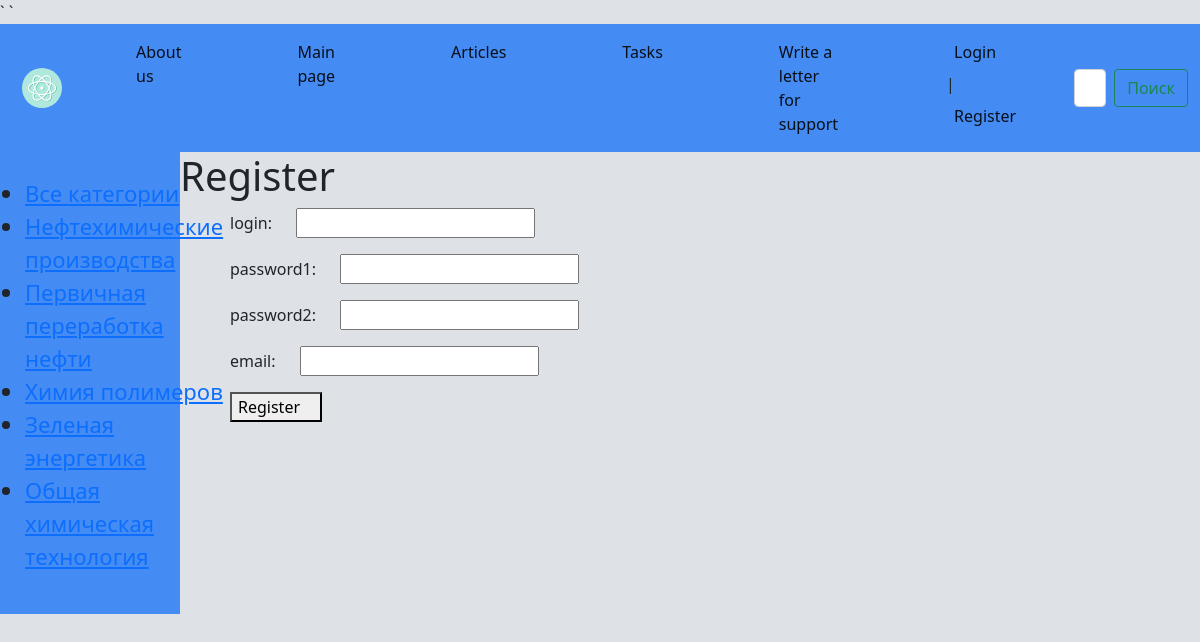
Page /registration/ on the committed database.
### basicchem/models.py (models this page shows, shortened)
class Category(models.Model):
    name = models.CharField(max_length=255, db_index=True)
    slug = models.SlugField(max_length=255, unique=True, db_index=True, verbose_name='URL')
    def get_absolute_url(self):
        return reverse('category', kwargs={'cat_slug': self.slug})

### basicchem/views.py (the view, shortened to what this page needs)
# urls.py: path('registration/', RegisterUser.as_view(), name='registration'),
class RegisterUser(DataMixin, CreateView):
    form_class = RegisterUserForm
    template_name = 'Basicchem/register.html'
    success_url = reverse_lazy('login')
    def get_context_data(self, *, object_list=None, **kwargs):
        context = super().get_context_data(**kwargs)
        c_def = self.get_user_context(title='Register')
        return dict(list(context.items()) + list(c_def.items()))

### basicchem/forms.py
class RegisterUserForm(UserCreationForm):
    username = forms.CharField(label='login', widget=forms.TextInput(attrs={'class': 'form-input'}))
    password1 = forms.CharField(label='password1', widget=forms.PasswordInput(attrs={'class': 'form-input'}))
    password2 = forms.CharField(label='password2', widget=forms.PasswordInput(attrs={'class': 'form-input'}))
    email = forms.CharField(label='email', widget=forms.EmailInput(attrs={'class': 'form-input'}))
    class Meta:
        model = User
        fields = ('username', 'password1', 'password2', 'email')

### basicchem/utils.py (called while the page is built)
    def get_user_context(self, **kwargs):
            context = kwargs
            cats = Category.objects.all()
            user_menu = menu.copy()
            if not self.request.user.is_authenticated:
                    user_menu.pop(4)
            context['menu'] = user_menu
            context['cats'] = cats
            return context

### basicchem/templates/Basicchem/register.html (shortened to what this page needs)
{%  extends 'Basicchem/base.html' %}
{%  block content %}
<h1>{{ title }}</h1>
<form method="post" enctype="multipart/form-data">
    {% for f in form %}
    <p> <label class="form_label" for="{{ f.id_for_label }}"> {{ f.label }}: </label> {{ f }} </p>
    {% endfor %}
      <button class='form_label' type="submit">Register</button>
</form>
{% endblock content %}

### basicchem/templates/Basicchem/base.html (shortened to what this page needs)
{% load static %}
<!DOCTYPE html>
<html lang="RU-EN">
<head>
    <link type="text/css" href="{% static 'basicchem/css/CSSbase1.css' %}" rel="stylesheet" />
	<link href="https://cdn.jsdelivr.net/npm/bootstrap@5.0.2/dist/css/bootstrap.min.css" rel="stylesheet">
</head>
<body  style="background-color: #DEE2E7;">
<div>
		<nav class="navbar navbar-expand-lg navbar-light" style="background-color: #448CF3;">
			<div class="container-fluid">
				<a class="navbar-brand" href="{% url 'home' %}"><img class = "navbarbrand" src="{% static 'basicchem/images/icon.svg' %}"> </a>
				<div class="collapse navbar-collapse" id="navbarSupportedContent">
                    {% block mainmenu %}
                    <ul class="navbar-nav me-auto mb-2 mb-lg-0">
						{% for m in menu %}
                        <li class="nav-item">
							<a class="nav-link active" aria-current="page" href="{%  url m.url_name %}">{{ m.title }}</a>
						</li>
                        {% endfor %}
                        {% if request.user.is_authenticated %}
                        <li class="nav-item" class="nav-link active" aria-current="page"> {{ user.username }}</li> | <a class="nav-link active" aria-current="page" href ="{% url 'logout' %}"> Logout</a>
					    {% else %}
					    <li class="nav-item"><a class="nav-link active" aria-current="page" href="{% url 'login' %}"> Login</a> | <a class="nav-link active" aria-current="page" href ="{% url 'registration' %}"> Register</a>
                        </li>
                        {% endif %}
                    </ul>
                    {% endblock mainmenu %}
					<form class="d-flex">
						<input class="form-control me-2" type="search" placeholder="Поиск по сайту" aria-label="Search">
						<button class="btn btn-outline-success" type="submit">Поиск</button>
					</form>
				</div>
			</div>
		</nav>
<div class="wrapper">
    {% load cache %}
    <nav id="sidebar">
        <ul class="list-unstyledcomponents">
            {% cache 500 sidebar %}
{% if cat_selected == 0 %}
            <li class="selected">Все категории</li>
{% else %}
            <li><a href={%  url "home" %}>Все категории</a></li>
{% endif %}
{% for c in cats %}
        {% if cat_selected == 0 %}
            <li class="selected">{{ c.name }}</li>
        {% else %}
            <li><a href="{{ c.get_absolute_url }}">{{ c.name }}</a></li>
        {% endif %}
{% endfor %}
        </ul>
    </nav>
    {% endcache %}
</div>
    <div style="margin-left: 15%; margin-right: 2%">
        {% block content %}
        {% endblock content %}
    </div>
</body>
</html>

### basicchem/static/basicchem/css/CSSbase1.css (style rules this page uses)
.wrapper { display: flex; align-items: stretch; background: #448CF3; width: 15%; float: left; }
.navbarbrand { width: 50px; height: 50px; padding-left: 10px; }
.nav-item { padding-right: 50px; padding-left: 50px; }
#sidebar { min-width: 250px; max-width: 250px; min-height: 100%; }
img { max-width: 600px; height: auto; }
.list-unstyledcomponents { padding: 25px 25px 25px 25px; font-size: 22px; }
.form_label { margin-left: 50px; padding-right: 20px; }

### rows in the picture
Category: name "Нефтехимические производства"
Category: name "Первичная переработка нефти"
Category: name "Химия полимеров"
Category: name "Зеленая энергетика"
Category: name "Общая химическая технология"

### other values in the picture
{{ m.title }} "About us" "Main page" "Articles" "Tasks" "Write a letter for support"
{{ title }} "Register"
{{ f.label }} "login" "password1" "password2" "email"
